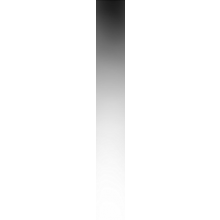
#> input picture gradient.png, 220 x 220 px
$ python paynt.py
#> lines starting #> are read from the running program, lines starting #| are printed output that depends on the picture
### functions.py
import numpy as N
from PIL import Image
import PIL.ImageOps
import random
import math

'''
TODO:
-Do a proper wrapping around brush textures
-Add spacing to brushes
-Add randomization parameters for waterolours
-reimplement rotation on the dab step
-Check for dab outside the layer


'''


######################################################################
# Useful Functions
######################################################################

#Random shortcut
def rand(a,b):
	return random.randint(a,b) #inclusive

#Degree cosine shortcut
def dcos(deg):
	return math.cos(math.radians(deg))

#Degree sine shortcut
def dsin(deg):
	return math.sin(math.radians(deg))

#Image to brushtip function
def loadBrushTip(path, size):
	#Open the image and make sure its RGB
	res = Image.open(path).convert('RGB')

	#Resize it to the target size
	factor = (size/res.width)
	resScaled = res.resize((int(res.width * factor), int(res.height * factor)))

	#Invert and grab the value
	resScaled = PIL.ImageOps.invert(resScaled)
	grayscaleValue = resScaled.split()[0]

	#Create the brushtip image
	bt = N.zeros((size,size, 4), dtype=N.float32)
	bt[:,:,0] = 1
	bt[:,:,1] = 1
	bt[:,:,2] = 1
	bt[:,:,3] = N.divide(N.array(grayscaleValue), 255)
	return bt


######################################################################
# Main classes
######################################################################
#The paynter class is the object that draw stuff on a layer using a brush and a color
class Paynter:
	brush = 0
	layer = 0
	color = [0,0,0,0]

	# [22 lines left out: function drawLine, not called in this run]

	#Setter for color, takes 0-255 RGBA
	def setColor(self, r, g, b, a=255):
		self.color = N.divide([r, g, b, a], 255)

	#Setter for layer reference
	def setLayer(self, array):
		self.layer = array

	#Setter for brush reference
	def setBrush(self, b):
		self.brush = b


#The brush class is the one that define how the current brush should behave
class Brush:
	brushTip = 0
	brushMask = 0
	brushSize = 0
	maskSize = 0
	multibrush = False
	spacing = 0

	def __init__(self, tipImage, maskImage, size = 50,
				color = [0,0,0,0], angle = 0, spacing = 1):
		#Set the brushTip
		if isinstance(tipImage, list):
			#Multibrush
			self.brushTip = []
			for image in tipImage:
				bt = loadBrushTip(image, size)
				self.brushTip.append(bt)
			self.multibrush = True
		else:
			#NormalBrush
			self.brushTip = loadBrushTip(tipImage, size)

		#Set the perameters
		self.brushSize = size
		self.spacing = size*spacing

		#Set the brush mask
		self.maskSize = 2048
		if maskImage!="":
			res = Image.open(maskImage)
			factor = (self.maskSize/res.width)
			resScaled = res.resize((int(res.width * factor), int(res.height * factor)))
			alpha = resScaled.split()[0] #Take only the red channel since is black and white
			bm = N.zeros((self.maskSize,self.maskSize), dtype=N.float32)
			bm[:,:] = N.divide(N.array(alpha), 255)*5
			self.brushMask = 1-bm
		else:
			#Add default mask
			bm = N.zeros((self.maskSize,self.maskSize), dtype=N.float32)
			bm[:,:] = 0
			self.brushMask = 1-bm


	# [21 lines left out: function makeDab, not called in this run]

### paynt.py
import numpy as N
from functions import *
from PIL import Image

import time


start = time.time()
paynter = Paynter()

pencil = Brush(
	"gradient.png",
	"paperGrain2048.png",
	size=50,
	angle=45,
	spacing=0.05)
#> in loadBrushTip, `resScaled = PIL.ImageOps.invert(resScaled)`:
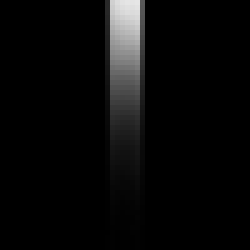
#> resScaled: PIL image 50x50 RGB (shown 5 times larger); min 0, max 230, mean 9.2
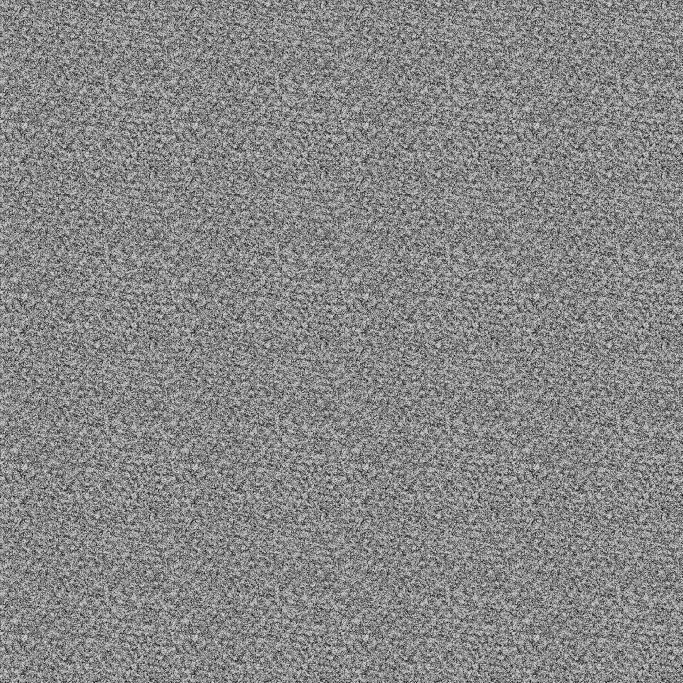
#> input picture paperGrain2048.png, 2048 x 2048 px (shown at 1/3 size)
#> in __init__, res is the input picture: PIL image 2048x2048 P; min 1, max 255, mean 134.9
#> in __init__, `bm[:,:] = N.divide(N.array(alpha), 255)*5`:
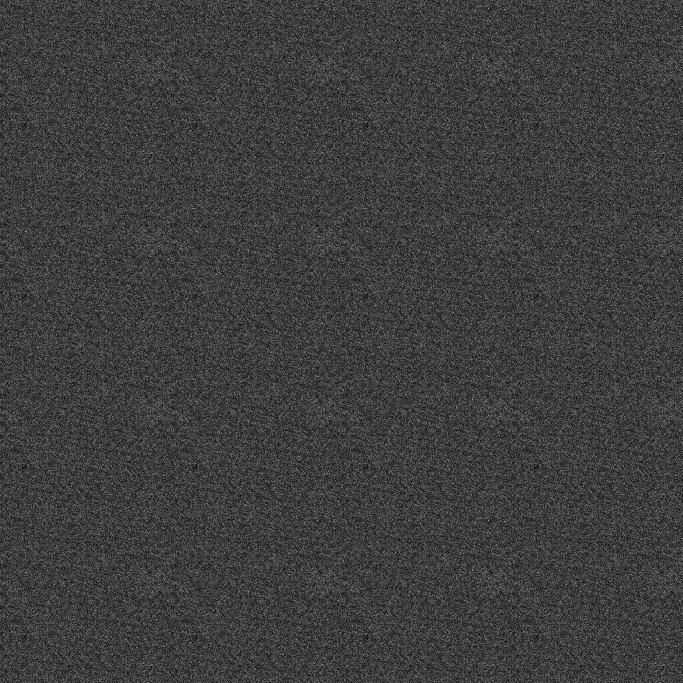
#> bm: shape (2048, 2048) float32 (shown at 1/3 size); min 0, max 0.725, mean 0.243
#> in __init__, `self.brushMask = 1-bm`:
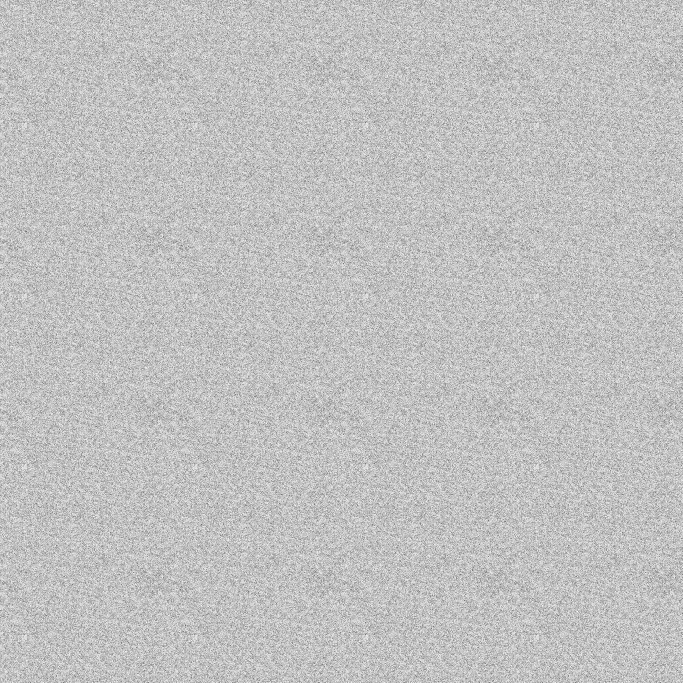
#> self.brushMask: shape (2048, 2048) float32 (shown at 1/3 size); min 0.275, max 1, mean 0.757

watercolor = Brush(
	["watercolor1.png","watercolor2.png","watercolor3.png","watercolor4.png","watercolor5.png"],
	"",
	size=220,
	angle=0,
	spacing = 0.75)
#> call 2 of loadBrushTip, with path = 'watercolor1.png', size = 220
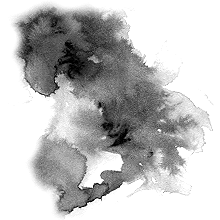
#> input picture watercolor1.png, 220 x 220 px
#> in loadBrushTip (call 2), `resScaled = PIL.ImageOps.invert(resScaled)`:
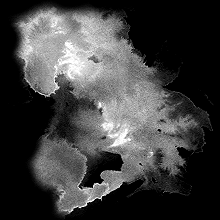
#> resScaled: PIL image 220x220 RGB; min 0, max 255, mean 63.2
#> pass 2 of the loop in __init__, `for image in tipImage:`:
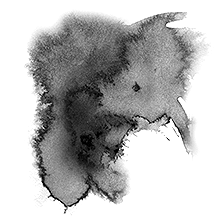
#> input picture watercolor2.png, 220 x 220 px
#> in loadBrushTip (call 3), `resScaled = PIL.ImageOps.invert(resScaled)`:
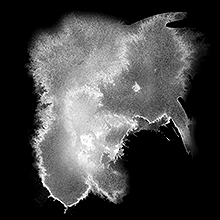
#> resScaled: PIL image 220x220 RGB; min 0, max 255, mean 68.7
#> pass 3 of the loop in __init__, `for image in tipImage:`:
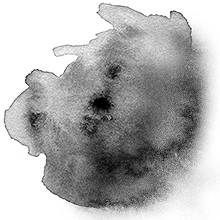
#> input picture watercolor3.png, 220 x 220 px
#> in loadBrushTip (call 4), `resScaled = PIL.ImageOps.invert(resScaled)`:
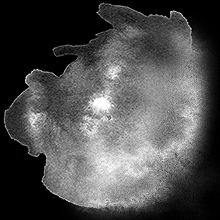
#> resScaled: PIL image 220x220 RGB; min 0, max 255, mean 78.1
#> the loop made 5 passes; the first 3 are shown
#> (the run stopped early here; a loop or call above may not have finished)
